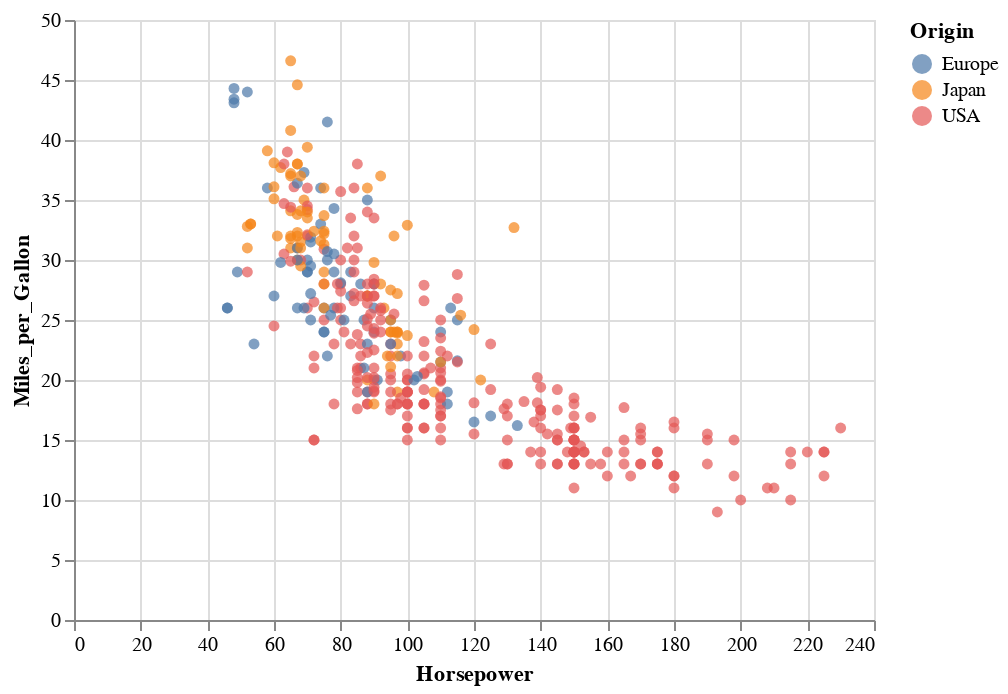

Notebook code cell kept with this figure:
### Code cell
brush=alt.selection_interval()
circles=alt.Chart(cars).mark_circle().encode(
        x='Horsepower:Q',
        y='Miles_per_Gallon:Q',
        color=alt.condition(brush, 'Origin:N', alt.value('lightgray'))).add_selection(brush)
circles

### Figure 1 — Vega-Lite specification as saved in the notebook (floating-point values rounded to 4 significant figures; data arrays with more than 128 entries replaced by an {"elided": "..."} marker saying what was removed)
{"config": {"view": {"continuousWidth": 400, "continuousHeight": 300}}, "data": {"name": "data-f02450ab61490a1363517a0190416235"}, "mark": "circle", "encoding": {"color": {"condition": {"type": "nominal", "field": "Origin", "selection": "selector002"}, "value": "lightgray"}, "x": {"type": "quantitative", "field": "Horsepower"}, "y": {"type": "quantitative", "field": "Miles_per_Gallon"}}, "selection": {"selector002": {"type": "interval"}}, "$schema": "https://vega.github.io/schema/vega-lite/v4.8.1.json", "datasets": {"data-f02450ab61490a1363517a0190416235": {"elided": "406 records"}}}
